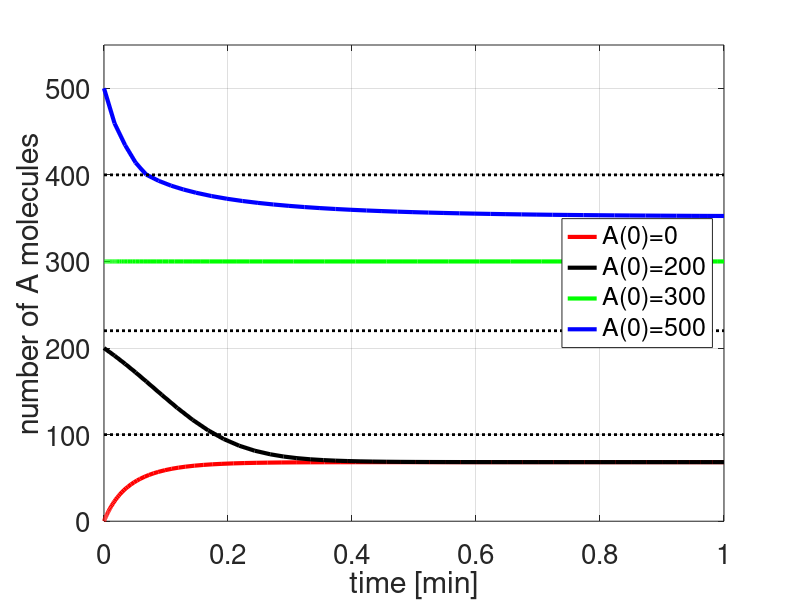
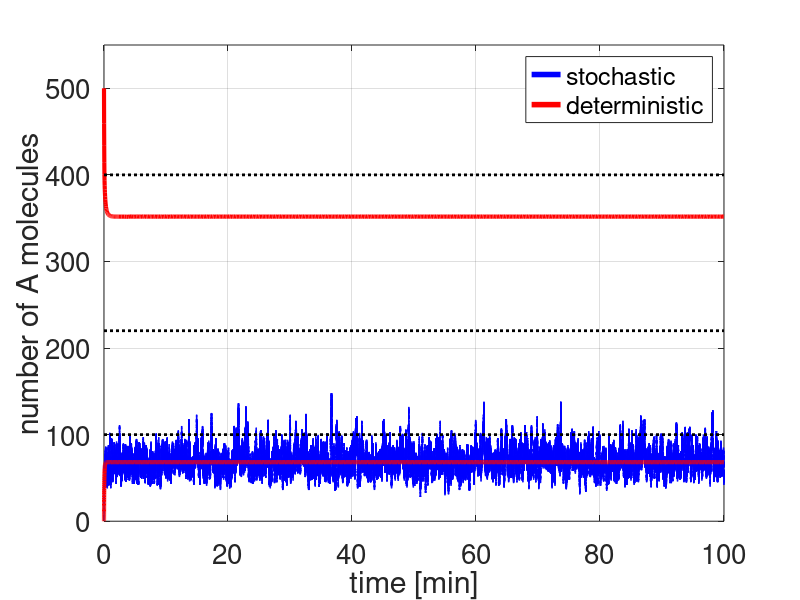

MATLAB code to generate these figures, in order:
function CH2_bistable_process
%% parameters
k1=0.00025;
k2=0.18;
k3=37.5;
k4=1800;

T = 100; % final time

%% Solve ODE and plot solutions
[t1,z1] = ode45(@(t,z) -k1*z(1)*z(1)*z(1)+k2*z(1)*z(1)-k3*z(1)+k4,[0 1],0);
[t2,z2] = ode45(@(t,z) -k1*z(1)*z(1)*z(1)+k2*z(1)*z(1)-k3*z(1)+k4,[0 1],200);
[t3,z3] = ode45(@(t,z) -k1*z(1)*z(1)*z(1)+k2*z(1)*z(1)-k3*z(1)+k4,[0 1],300);
[t4,z4] = ode45(@(t,z) -k1*z(1)*z(1)*z(1)+k2*z(1)*z(1)-k3*z(1)+k4,[0 1],500);

figure(1);
set(gca,'Fontsize',18);
plot(t1,z1,'r','Linewidth',3);
hold on;
plot(t2,z2,'k','Linewidth',3);
plot(t3,z3,'g','Linewidth',3);
plot(t4,z4,'b','Linewidth',3);

% Only uncomment these lines for the fixed points with k4 = 2200
line([0 1],[100 100],'LineStyle',':','Color','k','Linewidth',2);
line([0 1],[220 220],'LineStyle',':','Color','k','Linewidth',2);
line([0 1],[400 400],'LineStyle',':','Color','k','Linewidth',2);

xlabel('time [min]');
ylabel('number of A molecules');
hh=legend('A(0)=0','A(0)=200','A(0)=300','A(0)=500');
set(hh,'location','east','Fontsize',18);
axis([0 1 0 550]);
box on;
set(gca,'Fontsize',20);
grid on;

%% SSA to simulate the stochastic process and plot solutions vs ODE solutions
X=0;
time=0;
timeSSA=0;
kk=0;

while (time<T)
    timeSSAprev=timeSSA;
    timefinSSA=1;
    kk=kk+1;
    while (timeSSA<timeSSAprev+timefinSSA)
        rr=rand(2,1);
        timeSSA=timeSSA+1;
        a0=k1*X*(X-1)*(X-2)+k2*X*(X-1)+k3*X+k4;
        tau=(1/a0)*log(1/rr(1));
        if (rr(2)*a0<(k2*X*(X-1)+k4))
            X=X+1;
        else
            X=X-1;
        end
        time=time+tau;
    end
    XX(kk)=X;
    tt(kk)=time;
end

[t0,z0] = ode45(@(t,z) -k1*z(1)*z(1)*z(1)+k2*z(1)*z(1)-k3*z(1)+k4,[0 T],0);
[t,z] = ode45(@(t,z) -k1*z(1)*z(1)*z(1)+k2*z(1)*z(1)-k3*z(1)+k4,[0 T],500);

figure(2);
line([5 5],[0 0],'Color','b','Linewidth',4);
hold on;
line([5 5],[0 0],'Color','r','Linewidth',4);
h=stairs(tt,XX);
set(h,'Color','b','Linewidth',1);
plot(t,z,'r','Linewidth',3);
plot(t0,z0,'r','Linewidth',3);
xlabel('time [min]');
ylabel('number of A molecules');
hold on;

% Only uncomment these lines for the fixed points with k4 = 2200
line([0 T],[100 100],'LineStyle',':','Color','k','Linewidth',2);
line([0 T],[220 220],'LineStyle',':','Color','k','Linewidth',2);
line([0 T],[400 400],'LineStyle',':','Color','k','Linewidth',2);
 
legend('stochastic','deterministic');
axis([0 T 0 550]);
box on;
set(gca,'Fontsize',20);
grid on;

figure(1);
